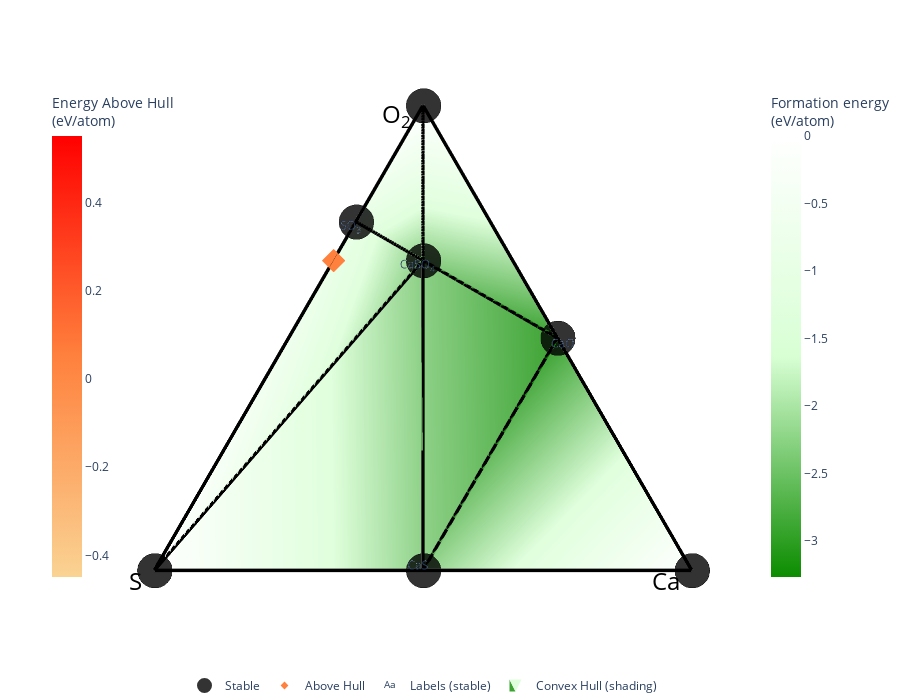

The notebook cell saved with this chart:
### Code cell
phase_diagram_3 = CompoundPhaseDiagram(entries,[Composition("Ca"),
                                                Composition("S"),
                                                Composition("O2")])
#CompoundPhaseDiagram:-Generates phase diagrams from compounds as terminations instead of elements


#get_plot and show:- Draw the phase diagram using Plotly (or Matplotlib) and show it.

compound_plotter_3 = PDPlotter(phase_diagram_3, show_unstable=True, markerize=20)
z = compound_plotter_3.get_plot(phase_diagram_3, label_unstable=True)
z.show()

### Figure 1 — Plotly figure (JSON) as saved in the notebook; plotly's stock layout.template omitted (floating-point values rounded to 4 significant figures)
{"data": [{"hoverinfo": "none", "line": {"color": "rgba(0,0,0,1.0)", "width": 7}, "mode": "lines", "showlegend": false, "type": "scatter3d", "x": [0.433, 0.5774, null, 0, 0.5774, null, 0.433, 0, null, 0.6495, 0.866, null, 0, 0, null, 0.5774, 0, null, 0.6495, 0.5774, null, 0.433, 0, null, 0.5774, 0.866, null, 0, 0, null, 0.6495, 0, null, 0.433, 0.866, null], "y": [0.25, 0.5, null, 0.5, 0.5, null, 0.25, 0, null, 0.625, 0.5, null, 0.5, 0, null, 0.5, 1, null, 0.625, 0.5, null, 0.25, 0.5, null, 0.5, 0.5, null, 0.5, 1, null, 0.625, 1, null, 0.25, 0.5, null], "z": [-3.266, -2.466, null, -2.426, -2.466, null, -3.266, 0, null, -1.204, 0, null, -2.426, 0, null, -2.466, 0, null, -1.204, -2.466, null, -3.266, -2.426, null, -2.466, 0, null, -2.426, 0, null, -1.204, 0, null, -3.266, 0, null]}, {"hoverinfo": "none", "line": {"color": "rgba (0, 0, 0, 0.4)", "dash": "solid", "width": 1}, "mode": "lines", "showlegend": false, "type": "scatter3d", "x": [0.866, 0, null, 0.866, 0, null, 0.866, 0, null, 0.866, 0, null, 0, 0, null, 0, 0, null, 0.866, 0.866, null, 0, 0, null, 0, 0, null], "y": [0.5, 1, null, 0.5, 1, null, 0.5, 0, null, 0.5, 0, null, 1, 0, null, 1, 0, null, 0.5, 0.5, null, 1, 1, null, 0, 0, null], "z": [0, 0, null, -3.266, -3.266, null, 0, 0, null, -3.266, -3.266, null, 0, 0, null, -3.266, -3.266, null, 0, -3.266, null, 0, -3.266, null, 0, -3.266, null]}, {"colorbar": {"len": 0.75, "title": {"text": "Formation energy<br>(eV/atom)"}, "x": 0.9}, "colorscale": [[0, "#0c8c00"], [0.5, "#d8ffd4"], [1, "#ffffff"]], "flatshading": true, "hoverinfo": "none", "i": [5, 7, 4, 4, 4, 4], "intensity": [-1.019, -1.204, -3.266, -2.426, -2.466, 0, 0, 0], "j": [4, 3, 3, 3, 1, 1], "k": [2, 2, 2, 6, 6, 5], "lighting": {"ambient": 1, "diffuse": 0}, "name": "Convex Hull (shading)", "opacity": 0.8, "showlegend": true, "type": "mesh3d", "x": [0.5774, 0.6495, 0.433, 0, 0.5774, 0.866, 0, 0], "y": [0.6667, 0.625, 0.25, 0.5, 0.5, 0.5, 1, 0], "z": [-1.019, -1.204, -3.266, -2.426, -2.466, 0, 0, 0]}, {"hoverinfo": "skip", "mode": "text", "name": "Labels (stable)", "opacity": 1, "showlegend": true, "text": ["CaO", "CaSO<sub>4</sub>", "CaS", "SO<sub>3</sub>"], "textposition": ["middle center", "middle center", "middle center", "middle center"], "type": "scatter3d", "visible": true, "x": [0.423, 0.5674, 0.01, 0.6395], "y": [0.24, 0.51, 0.51, 0.635], "z": [-2.94, -2.139, -2.099, -0.8771]}, {"hoverinfo": "text", "hoverlabel": {"font": {"size": 14}}, "hovertext": ["SO<sub>2</sub> (None) <br> -1.019 eV/atom (+0.051 eV/atom)"], "marker": {"color": [0.051], "colorbar": {"len": 0.75, "title": {"text": "Energy Above Hull<br>(eV/atom)"}, "x": 0.05}, "colorscale": [[0, "#fad393"], [0.5, "#ff813d"], [1, "#ff0000"]], "size": 6, "symbol": "diamond"}, "mode": "markers", "name": "Above Hull", "showlegend": true, "type": "scatter3d", "x": [0.5774], "y": [0.6667], "z": [-1.019]}, {"error_z": {"array": [0, 0, 0, 0, 0, 0, 0], "color": "darkgray", "thickness": 5, "type": "data", "width": 10}, "hoverinfo": "text", "hoverlabel": {"font": {"size": 14}}, "hovertext": ["CaO (None) <br> -3.266 eV/atom", "CaSO<sub>4</sub> (None) <br> -2.466 eV/atom", "CaS (None) <br> -2.426 eV/atom", "Ca (None) <br> 0.0 eV/atom", "SO<sub>3</sub> (None) <br> -1.204 eV/atom", "O<sub>2</sub> (None) <br> 0.0 eV/atom", "S (None) <br> 0.0 eV/atom"], "marker": {"color": "black", "line": {"color": "black", "width": 3}, "opacity": 0.8, "size": 12}, "mode": "markers", "name": "Stable", "showlegend": true, "type": "scatter3d", "x": [0.433, 0.5774, 0, 0, 0.6495, 0.866, 0], "y": [0.25, 0.5, 0.5, 0, 0.625, 0.5, 1], "z": [-3.266, -2.466, -2.426, 0, -1.204, 0, 0]}], "layout": {"autosize": true, "height": 700, "hovermode": "closest", "legend": {"orientation": "h", "traceorder": "reversed", "x": 0.5, "xanchor": "center", "y": 0, "yanchor": "top"}, "margin": {"b": 10, "l": 0, "pad": 0, "r": 0, "t": 0}, "paper_bgcolor": "rgba(0,0,0,0)", "plot_bgcolor": "rgba(0,0,0,0)", "scene": {"annotations": [{"align": "center", "font": {"color": "#000000", "size": 24}, "opacity": 1, "showarrow": false, "text": "Ca", "x": 0, "xanchor": "right", "xshift": -10, "y": 0, "yanchor": "auto", "yshift": -10, "z": -2.94}, {"align": "center", "font": {"color": "#000000", "size": 24}, "opacity": 1, "showarrow": false, "text": "O<sub>2</sub>", "x": 0.866, "xanchor": "right", "xshift": -10, "y": 0.5, "yanchor": "auto", "yshift": -10, "z": -2.94}, {"align": "center", "font": {"color": "#000000", "size": 24}, "opacity": 1, "showarrow": false, "text": "S", "x": 0, "xanchor": "right", "xshift": -10, "y": 1, "yanchor": "auto", "yshift": -10, "z": -2.94}, {"opacity": 0, "text": "", "x": 1, "y": 1, "z": 0}], "aspectratio": {"x": 1.7, "y": 1.7, "z": 1.2}, "camera": {"center": {"x": -0.1, "y": 0, "z": -0.15}, "eye": {"x": -0.1, "y": 0, "z": 2.5}, "projection": {"type": "orthographic"}}, "xaxis": {"autorange": true, "showaxeslabels": false, "showgrid": false, "showline": false, "showspikes": false, "showticklabels": false, "ticks": "", "visible": false, "zeroline": false}, "yaxis": {"autorange": true, "showaxeslabels": false, "showgrid": false, "showline": false, "showspikes": false, "showticklabels": false, "ticks": "", "visible": false, "zeroline": false}, "zaxis": {"autorange": true, "showaxeslabels": false, "showgrid": false, "showline": false, "showspikes": false, "showticklabels": false, "ticks": "", "visible": false, "zeroline": false}}, "showlegend": true}}
